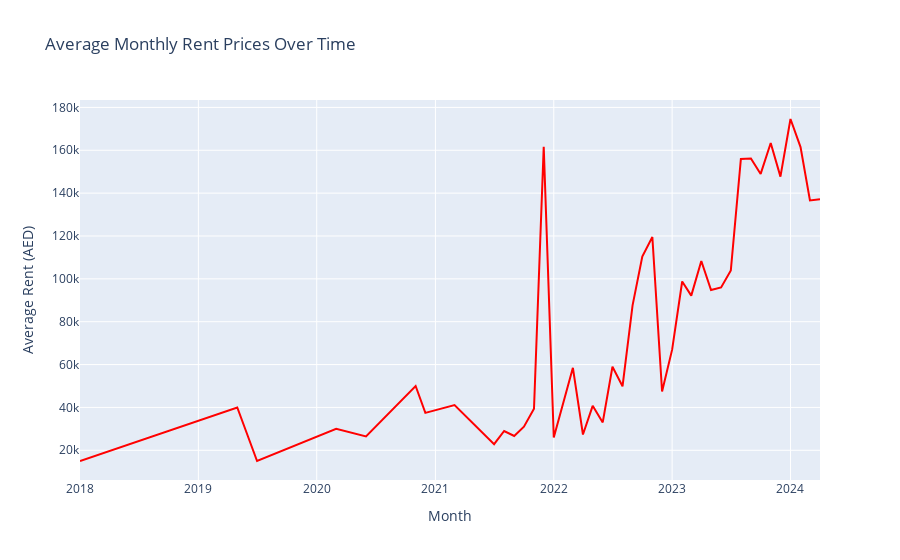

This figure's notebook cell:
### Markdown cell above
### Posted Date

### Code cell
data['Posted_date'] = pd.to_datetime(data['Posted_date'])
rental_trend = data.groupby(data['Posted_date'].dt.to_period('M'))['Rent'].mean().reset_index()
rental_trend['Posted_date'] = rental_trend['Posted_date'].astype(str)  # Convert Period to string

fig = px.line(rental_trend, x='Posted_date', y='Rent', 
              title='Average Monthly Rent Prices Over Time', 
              labels={'Posted_date': 'Month', 'Rent': 'Average Rent (AED)'},color_discrete_sequence=['red'])
fig.show()

### Figure 1 — Plotly figure (JSON) as saved in the notebook; plotly's stock layout.template omitted (floating-point values rounded to 4 significant figures)
{"data": [{"hovertemplate": "Month=%{x}<br>Average Rent (AED)=%{y}<extra></extra>", "legendgroup": "", "line": {"color": "red", "dash": "solid"}, "marker": {"symbol": "circle"}, "mode": "lines", "name": "", "orientation": "v", "showlegend": false, "type": "scatter", "x": ["2018-01", "2019-05", "2019-07", "2020-03", "2020-06", "2020-11", "2020-12", "2021-03", "2021-07", "2021-08", "2021-09", "2021-10", "2021-11", "2021-12", "2022-01", "2022-03", "2022-04", "2022-05", "2022-06", "2022-07", "2022-08", "2022-09", "2022-10", "2022-11", "2022-12", "2023-01", "2023-02", "2023-03", "2023-04", "2023-05", "2023-06", "2023-07", "2023-08", "2023-09", "2023-10", "2023-11", "2023-12", "2024-01", "2024-02", "2024-03", "2024-04"], "xaxis": "x", "y": [15000, 40000, 15000, 30000, 26500, 50000, 37450.0, 41100, 22870.0, 29000, 26670.0, 31000, 39390.0, 161700.0, 26000, 58500, 27375, 40750, 33000.0, 59000.0, 49850.0, 87650, 110400.0, 119500.0, 47450.0, 66970.0, 98750.0, 92160.0, 108300.0, 94770.0, 96010.0, 103900.0, 155900.0, 156200.0, 149000.0, 163400.0, 147700.0, 174600.0, 161500.0, 136600.0, 137200.0], "yaxis": "y"}], "layout": {"legend": {"tracegroupgap": 0}, "title": {"text": "Average Monthly Rent Prices Over Time"}, "xaxis": {"anchor": "y", "domain": [0, 1], "title": {"text": "Month"}}, "yaxis": {"anchor": "x", "domain": [0, 1], "title": {"text": "Average Rent (AED)"}}}}
